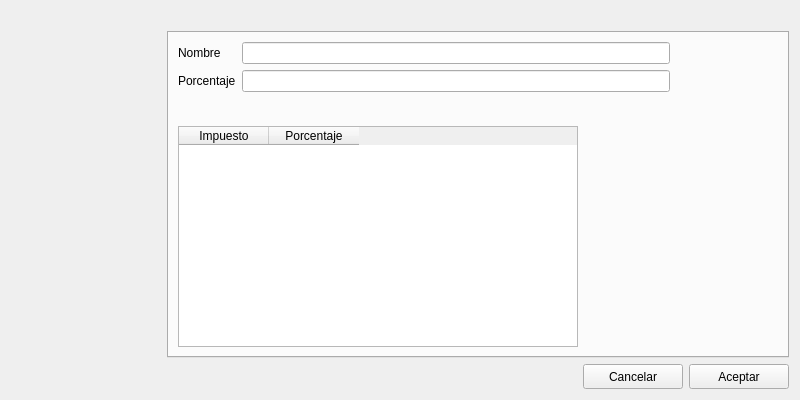
<?xml version="1.0" encoding="UTF-8"?>
<ui version="4.0">
 <class>Form</class>
 <widget class="QWidget" name="Form">
  <property name="geometry">
   <rect>
    <x>0</x>
    <y>0</y>
    <width>800</width>
    <height>400</height>
   </rect>
  </property>
  <property name="minimumSize">
   <size>
    <width>800</width>
    <height>400</height>
   </size>
  </property>
  <property name="maximumSize">
   <size>
    <width>800</width>
    <height>400</height>
   </size>
  </property>
  <property name="windowTitle">
   <string>Tipo de cliente</string>
  </property>
  <property name="windowIcon">
   <iconset>
    <normaloff>imagenes/iconos/cliente.png</normaloff>imagenes/iconos/cliente.png</iconset>
  </property>
  <property name="styleSheet">
   <string notr="true">QDialog{
background-color: rgb(255, 255, 255);
font: 75 12pt &quot;Arial&quot;;
}


QLabel{
    display: block;
    font: 15px Arial, Helvetica, sans-serif;
    margin-bottom: 15px;
}

QPushButton#pushButton_Aceptar{
background-color: white;
color: rgb(0, 186, 0)
}

QPushButton#pushButton_Aceptar:hover{
color:white;
background-color: rgb(0, 184, 0);
}

QPushButton#pushButton_Ingresar{
background-color: white;
color:rgb(100, 186, 177);
}

QPushButton#pushButton_Ingresar:hover{
color:white;
background-color: rgb(100, 186, 177);
}


QPushButton#pushButton_Cancelar{
background-color: white;
color: rgb(186, 0, 0);
}

QPushButton#pushButton_Cancelar:hover{
background-color: rgb(186, 0, 0);
color: white;
}

QComboBox{
	border: 1px solid Black;
	background-color: #fff;
	border-radius: 4px;
}

QWidget{
background-color: rgb(255, 255, 255);
}


QLineEdit{
border: 1px solid Black;
background-color: rgb(255, 255, 255);
border-radius: 3px;
}


background-color: rgb(255, 255, 255);


</string>
  </property>
  <layout class="QGridLayout" name="gridLayout">
   <item row="1" column="0" rowspan="5">
    <widget class="QLabel" name="label_2">
     <property name="minimumSize">
      <size>
       <width>150</width>
       <height>150</height>
      </size>
     </property>
     <property name="maximumSize">
      <size>
       <width>250</width>
       <height>250</height>
      </size>
     </property>
     <property name="text">
      <string/>
     </property>
     <property name="pixmap">
      <pixmap>imagenes/iconos/cliente.png</pixmap>
     </property>
     <property name="scaledContents">
      <bool>true</bool>
     </property>
     <property name="margin">
      <number>25</number>
     </property>
    </widget>
   </item>
   <item row="0" column="0" colspan="7">
    <spacer name="horizontalSpacer">
     <property name="orientation">
      <enum>Qt::Horizontal</enum>
     </property>
     <property name="sizeHint" stdset="0">
      <size>
       <width>30</width>
       <height>20</height>
      </size>
     </property>
    </spacer>
   </item>
   <item row="1" column="1" rowspan="5" colspan="6">
    <widget class="QTabWidget" name="tabWidget">
     <property name="tabPosition">
      <enum>QTabWidget::North</enum>
     </property>
     <property name="tabShape">
      <enum>QTabWidget::Triangular</enum>
     </property>
     <property name="currentIndex">
      <number>0</number>
     </property>
     <property name="elideMode">
      <enum>Qt::ElideMiddle</enum>
     </property>
     <property name="documentMode">
      <bool>false</bool>
     </property>
     <property name="movable">
      <bool>false</bool>
     </property>
     <property name="tabBarAutoHide">
      <bool>true</bool>
     </property>
     <widget class="QWidget" name="tab_Conjunto">
      <attribute name="title">
       <string>Impuestos</string>
      </attribute>
      <layout class="QGridLayout" name="gridLayout_2">
       <item row="0" column="2">
        <widget class="QLabel" name="label">
         <property name="text">
          <string>Nombre</string>
         </property>
        </widget>
       </item>
       <item row="2" column="4">
        <widget class="QPushButton" name="pushButton_Agregar">
         <property name="maximumSize">
          <size>
           <width>30</width>
           <height>30</height>
          </size>
         </property>
         <property name="text">
          <string/>
         </property>
         <property name="icon">
          <iconset>
           <normaloff>imagenes/iconos/Agregar.png</normaloff>imagenes/iconos/Agregar.png</iconset>
         </property>
         <property name="iconSize">
          <size>
           <width>20</width>
           <height>20</height>
          </size>
         </property>
         <property name="shortcut">
          <string>Return</string>
         </property>
         <property name="flat">
          <bool>true</bool>
         </property>
        </widget>
       </item>
       <item row="2" column="6">
        <widget class="QPushButton" name="pushButton_Editar">
         <property name="maximumSize">
          <size>
           <width>30</width>
           <height>30</height>
          </size>
         </property>
         <property name="text">
          <string/>
         </property>
         <property name="icon">
          <iconset>
           <normaloff>imagenes/iconos/E.png</normaloff>imagenes/iconos/E.png</iconset>
         </property>
         <property name="iconSize">
          <size>
           <width>20</width>
           <height>20</height>
          </size>
         </property>
         <property name="flat">
          <bool>true</bool>
         </property>
        </widget>
       </item>
       <item row="2" column="5">
        <widget class="QPushButton" name="pushButton_Eliminar">
         <property name="maximumSize">
          <size>
           <width>30</width>
           <height>30</height>
          </size>
         </property>
         <property name="text">
          <string/>
         </property>
         <property name="icon">
          <iconset>
           <normaloff>imagenes/iconos/Elimi.png</normaloff>imagenes/iconos/Elimi.png</iconset>
         </property>
         <property name="iconSize">
          <size>
           <width>20</width>
           <height>20</height>
          </size>
         </property>
         <property name="flat">
          <bool>true</bool>
         </property>
        </widget>
       </item>
       <item row="3" column="2" colspan="5">
        <widget class="QTableWidget" name="tableWidget_Impuesto">
         <property name="maximumSize">
          <size>
           <width>400</width>
           <height>16777215</height>
          </size>
         </property>
         <property name="sizeAdjustPolicy">
          <enum>QAbstractScrollArea::AdjustToContentsOnFirstShow</enum>
         </property>
         <property name="selectionBehavior">
          <enum>QAbstractItemView::SelectRows</enum>
         </property>
         <attribute name="horizontalHeaderDefaultSectionSize">
          <number>90</number>
         </attribute>
         <column>
          <property name="text">
           <string>Impuesto</string>
          </property>
         </column>
         <column>
          <property name="text">
           <string>Porcentaje</string>
          </property>
         </column>
        </widget>
       </item>
       <item row="2" column="2" colspan="2">
        <spacer name="horizontalSpacer_2">
         <property name="orientation">
          <enum>Qt::Horizontal</enum>
         </property>
         <property name="sizeHint" stdset="0">
          <size>
           <width>300</width>
           <height>20</height>
          </size>
         </property>
        </spacer>
       </item>
       <item row="0" column="3">
        <widget class="QLineEdit" name="lineEdit_NombreImpuesto"/>
       </item>
       <item row="1" column="2">
        <widget class="QLabel" name="label_3">
         <property name="text">
          <string>Porcentaje</string>
         </property>
        </widget>
       </item>
       <item row="1" column="3">
        <widget class="QLineEdit" name="lineEdit_Porcentaje"/>
       </item>
      </layout>
     </widget>
    </widget>
   </item>
   <item row="6" column="6">
    <widget class="QPushButton" name="pushButton_Aceptar">
     <property name="minimumSize">
      <size>
       <width>100</width>
       <height>25</height>
      </size>
     </property>
     <property name="maximumSize">
      <size>
       <width>100</width>
       <height>25</height>
      </size>
     </property>
     <property name="text">
      <string>Aceptar</string>
     </property>
     <property name="icon">
      <iconset>
       <normaloff>imagenes/iconos/guardar.png</normaloff>imagenes/iconos/guardar.png</iconset>
     </property>
    </widget>
   </item>
   <item row="6" column="5">
    <widget class="QPushButton" name="pushButton_Cancelar">
     <property name="minimumSize">
      <size>
       <width>100</width>
       <height>25</height>
      </size>
     </property>
     <property name="maximumSize">
      <size>
       <width>100</width>
       <height>25</height>
      </size>
     </property>
     <property name="text">
      <string>Cancelar</string>
     </property>
     <property name="icon">
      <iconset>
       <normaloff>imagenes/iconos/cancelar.png</normaloff>imagenes/iconos/cancelar.png</iconset>
     </property>
    </widget>
   </item>
  </layout>
 </widget>
 <resources/>
 <connections/>
</ui>
